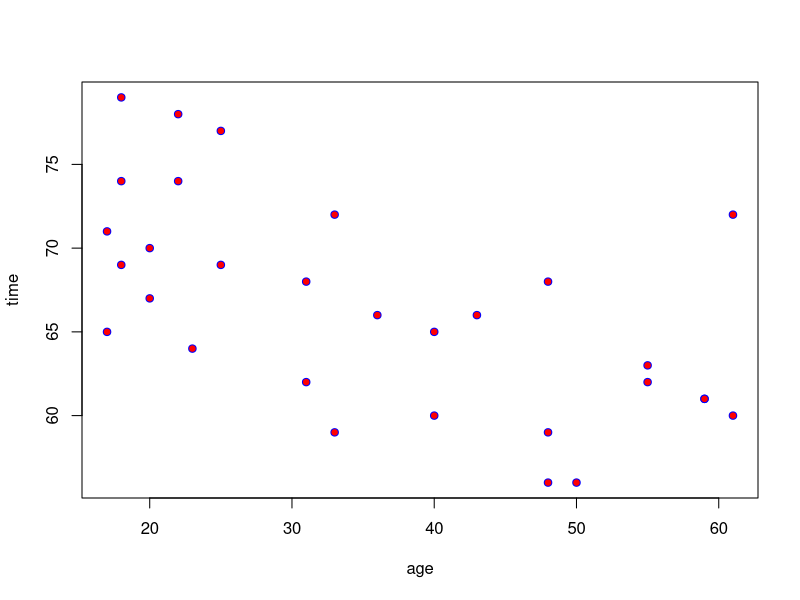
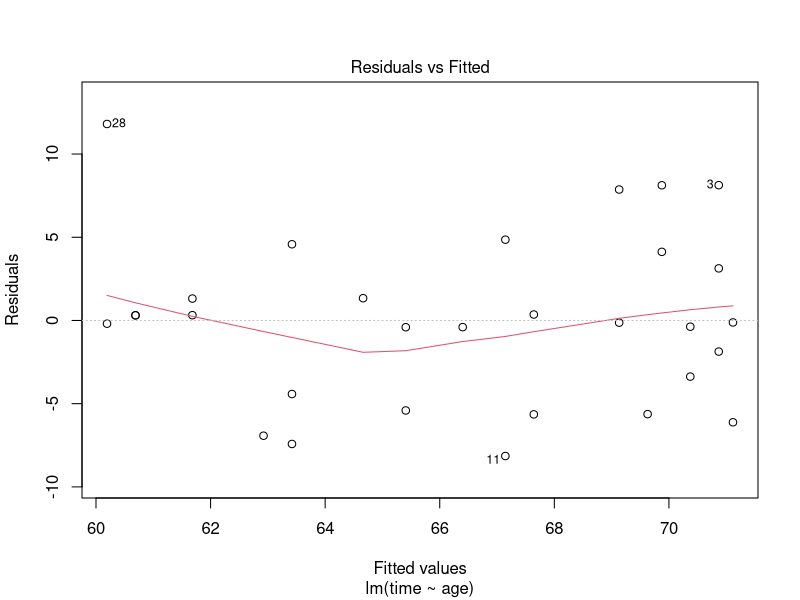
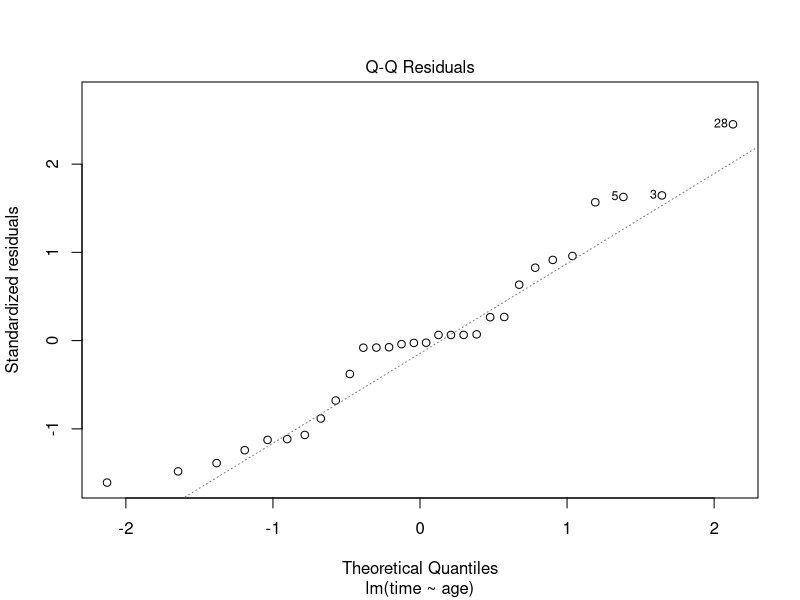
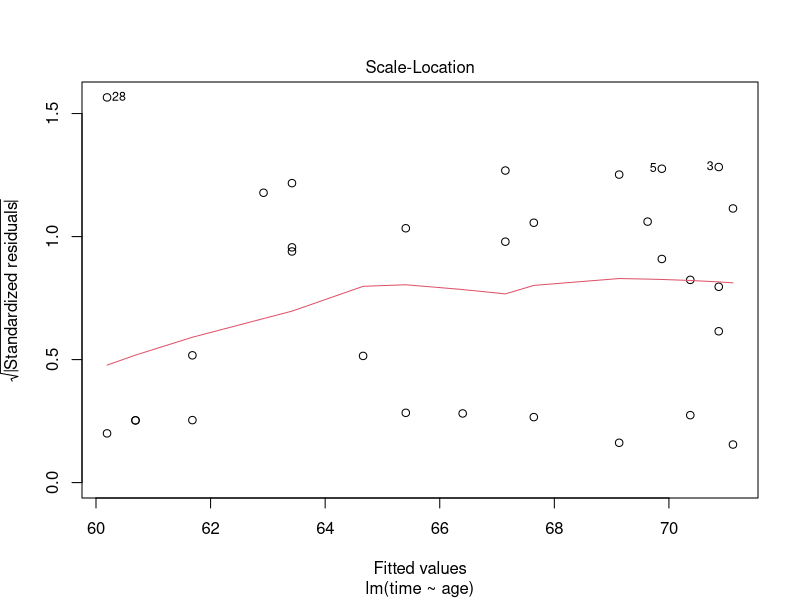
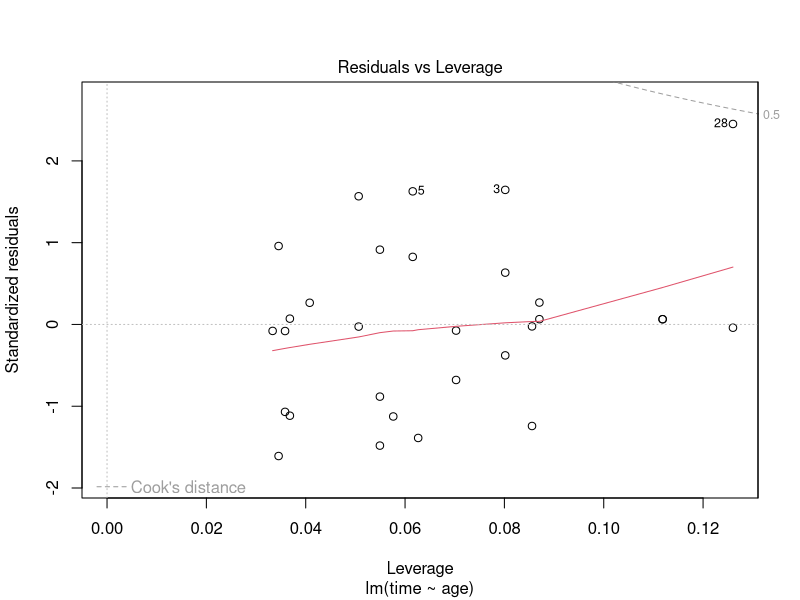

These charts were generated, in order, by the following R code:

#Q1)
#independent variable
age <- c(18,17,18,20,22,23,22,25,31,40,33,36,20,48,55,61,59,48,43,50,33,25,59,48,31,40,55,61,18,17)


#dependent variable
time <- c(69,71,79,70,78,64,74,69,62,60,59,66,67,68,63,60,61,56,66,56,72,77,61,59,68,65,62,72,74,65)


#Q2)
plot(age,time,pch=21,col="blue",bg="red")
#data spread is top to bottom so relationship is negative. 
#using this plot we can not say it is weak, moderate or strong one.  

#Q3)
#calculate correlation
cor(age,time)

cor.test(age,time)   # Pearson's product-moment correlation
# cor =  -0.6009837 
# p- value = 0.0004448
#so, we can conclude that the relationship is moderate negative.
#because -0.7 < -0.6009837 < -0.3 


#-----------  Do Hypothesis

#Ho : correlation = 0 vs H1 : correlation != 0 
# p- value = 0.0004448
# in significance level = 0.05 > P value(0.0004448)
# reject Ho. that's mean ho != 0 at 5% significance level. 

  ##### perfect answer

    #rejection region:
      #reject ho, if p-value is less than alfa.

    # conclusion
      # p- value = 0.0004448
      # at 5% significance level p-value is less than alfa, so at 5% significance level we reject Ho.
      # hence at 5% significance level we have enough evidence to conclude that have a correlation between age and time. 

#04)
#-----------  Fit a model
  model <- lm(time~age)


  coef(model)    
  #Intercept = beta note hat , another parameter is beta one hat
  #beta note hat = 75.338955(75.339)  beta one hat =  -0.248298(-0.2483)
  #model is,
  # Y hat(time) = beta note hat + beta one hat * X hat(age) 
  # Y hat(time) = 75.339  -0.2483 * X hat(age) 

  #Interpret the estimated model parameters.
  #for 1 unit increase in age Y hat decrease by 0.2483 units. 
  

#05)
anova(model)
#p- value = 0.0004448   
#ho: b1 = 0(no linear relationship) vs h1: b1 != 0(linear relationship)
#significance level = 0.05
#Rejection region: p-value is less than alfa reject ho
#conclusion
#p- value = 0.0004448
# at 5% significance level p-value is less than alfa, so at 5% significance level we reject Ho.
# hence at 5% significance level we have enough evidence to conclude that have a linear relationship between age and time. 


#06)

par(mfrow=c(1,1))
plot(model)  

#Residuals vs fitted model 
  #assumption : variable has linear relationship(cannot see a pattern)
  #conclusion : The points are randomly distributed and no patterns. So, assumption is satisfied. Therefore, there is linear relationship between two variable

#normal Q-Q 
  #assumption : error terms are normally distributed(must see a diagonal)
  #in here we can't tell exactly our data is normally distributed or not.
  #so we do shapiro-wilks test

  shapiro.test(time)
  #p-value = 0.5613

  #ho : residuals are normally distributed vs h1:  residuals are not normally distributed
  #significance level = 0.05
  #Rejection region: p-value is less than alfa reject ho
  #conclusion
  #p-value = 0.5613
  # at 5% significance level p-value is greater than alfa, so at 5% significance level we can't reject Ho.
  # hence at 5% significance level we have enough evidence to conclude that error terms are normally distributed. 




#Scale-location
  #Assumption: variance is constant(cannot see a pattern)
  #Conclusion:
    #The points are randomly distributed and no patterns. So, assumption is satisfied.Therefore, variance is constant.
#residuals vs leverage
  #Checking the outliers.(cannot see a pattern)

  
  
#07)
#to find r squared value 
  summary(model)
#r squared value = 0.3612
  #model accuracy = 36.12%











